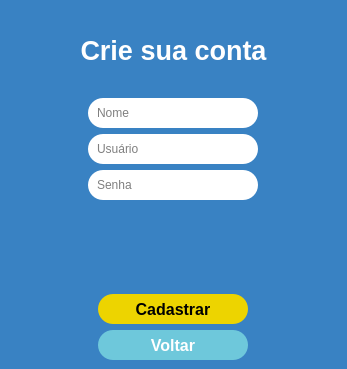
<?xml version="1.0" encoding="UTF-8"?>
<ui version="4.0">
 <class>TelaCadastro</class>
 <widget class="QMainWindow" name="TelaCadastro">
  <property name="geometry">
   <rect>
    <x>0</x>
    <y>0</y>
    <width>347</width>
    <height>369</height>
   </rect>
  </property>
  <property name="minimumSize">
   <size>
    <width>347</width>
    <height>369</height>
   </size>
  </property>
  <property name="maximumSize">
   <size>
    <width>347</width>
    <height>369</height>
   </size>
  </property>
  <property name="windowTitle">
   <string>Cadastre-se</string>
  </property>
  <property name="styleSheet">
   <string notr="true">background-color: rgb(57, 130, 195);</string>
  </property>
  <widget class="QWidget" name="centralwidget">
   <layout class="QVBoxLayout" name="verticalLayout">
    <item>
     <widget class="QLabel" name="lbl_crie_conta">
      <property name="styleSheet">
       <string notr="true">font-size: 20pt;
color: white;
font-weight: bold;</string>
      </property>
      <property name="text">
       <string>Crie sua conta</string>
      </property>
      <property name="alignment">
       <set>Qt::AlignCenter</set>
      </property>
     </widget>
    </item>
    <item alignment="Qt::AlignHCenter">
     <widget class="QLineEdit" name="nome">
      <property name="minimumSize">
       <size>
        <width>170</width>
        <height>30</height>
       </size>
      </property>
      <property name="maximumSize">
       <size>
        <width>170</width>
        <height>30</height>
       </size>
      </property>
      <property name="styleSheet">
       <string notr="true">*{
background-color: #fff;
border-radius: 15px;
padding: 5px;
padding-left: 7px;
}
QLineEdit:focus{
border: 2px solid #edd400;
}</string>
      </property>
      <property name="maxLength">
       <number>20</number>
      </property>
      <property name="placeholderText">
       <string>Nome</string>
      </property>
     </widget>
    </item>
    <item alignment="Qt::AlignHCenter">
     <widget class="QLineEdit" name="usuario">
      <property name="minimumSize">
       <size>
        <width>170</width>
        <height>30</height>
       </size>
      </property>
      <property name="maximumSize">
       <size>
        <width>170</width>
        <height>30</height>
       </size>
      </property>
      <property name="styleSheet">
       <string notr="true">*{
background-color: #fff;
border-radius: 15px;
padding: 5px;
padding-left: 7px;
}
QLineEdit:focus{
border: 2px solid #edd400;
}</string>
      </property>
      <property name="maxLength">
       <number>20</number>
      </property>
      <property name="placeholderText">
       <string>Usuário</string>
      </property>
     </widget>
    </item>
    <item alignment="Qt::AlignHCenter">
     <widget class="QLineEdit" name="senha">
      <property name="minimumSize">
       <size>
        <width>170</width>
        <height>30</height>
       </size>
      </property>
      <property name="maximumSize">
       <size>
        <width>170</width>
        <height>30</height>
       </size>
      </property>
      <property name="styleSheet">
       <string notr="true">*{
background-color: #fff;
border-radius: 15px;
padding: 5px;
padding-left: 7px;
}
QLineEdit:focus{
border: 2px solid #edd400;
}</string>
      </property>
      <property name="maxLength">
       <number>20</number>
      </property>
      <property name="echoMode">
       <enum>QLineEdit::Password</enum>
      </property>
      <property name="placeholderText">
       <string>Senha</string>
      </property>
     </widget>
    </item>
    <item>
     <widget class="QLabel" name="lbl_erro">
      <property name="styleSheet">
       <string notr="true">color: rgb(237, 212, 0);;
font-size: 13pt;
font-weight: bold;
</string>
      </property>
      <property name="text">
       <string/>
      </property>
      <property name="textFormat">
       <enum>Qt::AutoText</enum>
      </property>
      <property name="scaledContents">
       <bool>false</bool>
      </property>
      <property name="alignment">
       <set>Qt::AlignHCenter|Qt::AlignTop</set>
      </property>
      <property name="wordWrap">
       <bool>true</bool>
      </property>
     </widget>
    </item>
    <item alignment="Qt::AlignHCenter">
     <widget class="QPushButton" name="btn_cadastrar">
      <property name="minimumSize">
       <size>
        <width>150</width>
        <height>30</height>
       </size>
      </property>
      <property name="maximumSize">
       <size>
        <width>150</width>
        <height>16777215</height>
       </size>
      </property>
      <property name="font">
       <font>
        <pointsize>12</pointsize>
        <weight>75</weight>
        <bold>true</bold>
       </font>
      </property>
      <property name="cursor">
       <cursorShape>PointingHandCursor</cursorShape>
      </property>
      <property name="styleSheet">
       <string notr="true">*{
background-color: #edd400;
border-radius: 15px;
}
QPushButton:hover{
background-color: #d1bc08;
}

</string>
      </property>
      <property name="text">
       <string>Cadastrar</string>
      </property>
      <property name="default">
       <bool>true</bool>
      </property>
     </widget>
    </item>
    <item alignment="Qt::AlignHCenter">
     <widget class="QPushButton" name="btn_voltar">
      <property name="minimumSize">
       <size>
        <width>150</width>
        <height>30</height>
       </size>
      </property>
      <property name="maximumSize">
       <size>
        <width>150</width>
        <height>16777215</height>
       </size>
      </property>
      <property name="font">
       <font>
        <pointsize>12</pointsize>
        <weight>75</weight>
        <bold>true</bold>
       </font>
      </property>
      <property name="cursor">
       <cursorShape>PointingHandCursor</cursorShape>
      </property>
      <property name="styleSheet">
       <string notr="true">*{
background-color: #6EC8DB;
border-radius: 15px;
color: white;
}
QPushButton:hover{
background-color:#60afbf;
}</string>
      </property>
      <property name="text">
       <string>Voltar</string>
      </property>
     </widget>
    </item>
   </layout>
  </widget>
 </widget>
 <tabstops>
  <tabstop>usuario</tabstop>
  <tabstop>senha</tabstop>
  <tabstop>btn_cadastrar</tabstop>
  <tabstop>btn_voltar</tabstop>
 </tabstops>
 <resources/>
 <connections/>
</ui>
